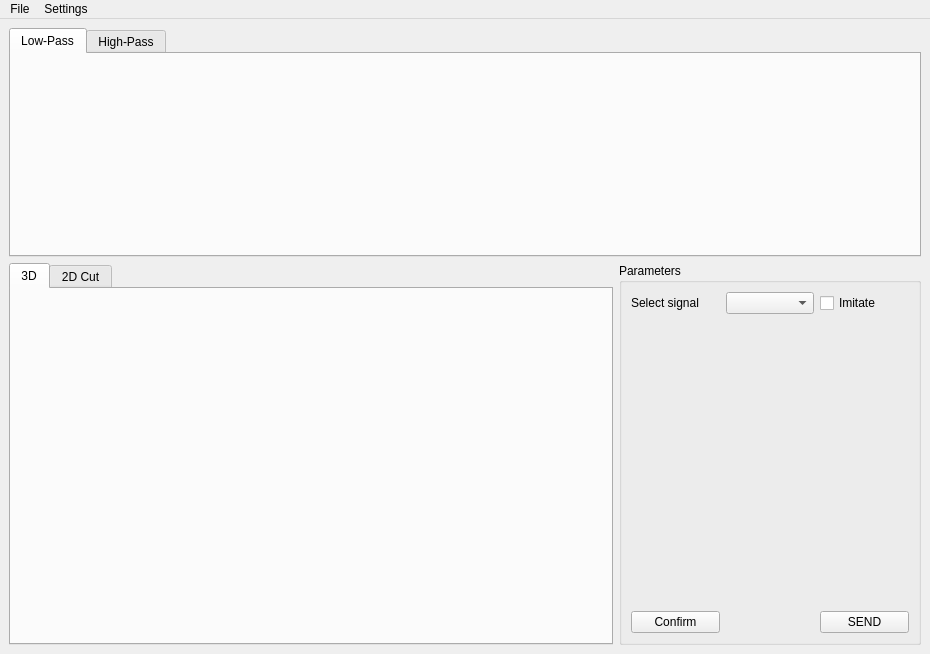
<?xml version="1.0" encoding="UTF-8"?>
<ui version="4.0">
 <class>MainWindow</class>
 <widget class="QMainWindow" name="MainWindow">
  <property name="geometry">
   <rect>
    <x>0</x>
    <y>0</y>
    <width>930</width>
    <height>654</height>
   </rect>
  </property>
  <property name="windowTitle">
   <string>MainWindow</string>
  </property>
  <widget class="QWidget" name="centralwidget">
   <property name="sizePolicy">
    <sizepolicy hsizetype="Preferred" vsizetype="Preferred">
     <horstretch>0</horstretch>
     <verstretch>0</verstretch>
    </sizepolicy>
   </property>
   <layout class="QVBoxLayout" name="verticalLayout" stretch="3,5">
    <item>
     <widget class="QTabWidget" name="tabWidget_2">
      <property name="sizePolicy">
       <sizepolicy hsizetype="Preferred" vsizetype="Preferred">
        <horstretch>0</horstretch>
        <verstretch>0</verstretch>
       </sizepolicy>
      </property>
      <property name="currentIndex">
       <number>0</number>
      </property>
      <widget class="QWidget" name="tab_3">
       <attribute name="title">
        <string>Low-Pass</string>
       </attribute>
       <layout class="QHBoxLayout" name="horizontalLayout_5">
        <item>
         <widget class="MplWidget" name="widget_lp_tx" native="true">
          <property name="sizePolicy">
           <sizepolicy hsizetype="Expanding" vsizetype="Expanding">
            <horstretch>0</horstretch>
            <verstretch>0</verstretch>
           </sizepolicy>
          </property>
         </widget>
        </item>
        <item>
         <widget class="MplWidget" name="widget_lp_rx" native="true">
          <property name="sizePolicy">
           <sizepolicy hsizetype="Expanding" vsizetype="Expanding">
            <horstretch>0</horstretch>
            <verstretch>0</verstretch>
           </sizepolicy>
          </property>
         </widget>
        </item>
       </layout>
      </widget>
      <widget class="QWidget" name="tab_4">
       <attribute name="title">
        <string>High-Pass</string>
       </attribute>
       <layout class="QHBoxLayout" name="horizontalLayout_6">
        <item>
         <widget class="MplWidget" name="widget_hp_tx" native="true"/>
        </item>
        <item>
         <widget class="MplWidget" name="widget_hp_rx" native="true"/>
        </item>
       </layout>
      </widget>
     </widget>
    </item>
    <item>
     <layout class="QHBoxLayout" name="horizontalLayout_2" stretch="4,2">
      <item>
       <widget class="QTabWidget" name="tabWidget">
        <property name="sizePolicy">
         <sizepolicy hsizetype="Expanding" vsizetype="Expanding">
          <horstretch>0</horstretch>
          <verstretch>0</verstretch>
         </sizepolicy>
        </property>
        <property name="tabShape">
         <enum>QTabWidget::Rounded</enum>
        </property>
        <property name="currentIndex">
         <number>0</number>
        </property>
        <widget class="QWidget" name="tab">
         <attribute name="title">
          <string>3D</string>
         </attribute>
         <layout class="QVBoxLayout" name="verticalLayout_3">
          <property name="spacing">
           <number>0</number>
          </property>
          <property name="sizeConstraint">
           <enum>QLayout::SetMaximumSize</enum>
          </property>
          <property name="leftMargin">
           <number>0</number>
          </property>
          <property name="topMargin">
           <number>0</number>
          </property>
          <property name="rightMargin">
           <number>0</number>
          </property>
          <property name="bottomMargin">
           <number>0</number>
          </property>
          <item>
           <layout class="QVBoxLayout" name="verticalLayout_2">
            <property name="spacing">
             <number>0</number>
            </property>
            <item>
             <widget class="MplWidget3D" name="widget_DV" native="true"/>
            </item>
           </layout>
          </item>
         </layout>
        </widget>
        <widget class="QWidget" name="tab_2">
         <attribute name="title">
          <string>2D Cut</string>
         </attribute>
         <layout class="QVBoxLayout" name="verticalLayout_5">
          <property name="spacing">
           <number>0</number>
          </property>
          <property name="sizeConstraint">
           <enum>QLayout::SetMaximumSize</enum>
          </property>
          <property name="leftMargin">
           <number>0</number>
          </property>
          <property name="topMargin">
           <number>0</number>
          </property>
          <property name="rightMargin">
           <number>0</number>
          </property>
          <property name="bottomMargin">
           <number>0</number>
          </property>
          <item>
           <layout class="QVBoxLayout" name="verticalLayout_4">
            <property name="spacing">
             <number>0</number>
            </property>
            <item>
             <widget class="MplWidget" name="widget" native="true"/>
            </item>
            <item>
             <layout class="QHBoxLayout" name="horizontalLayout_3">
              <property name="spacing">
               <number>15</number>
              </property>
              <property name="leftMargin">
               <number>10</number>
              </property>
              <property name="rightMargin">
               <number>10</number>
              </property>
              <item>
               <widget class="QLabel" name="label">
                <property name="sizePolicy">
                 <sizepolicy hsizetype="Fixed" vsizetype="Preferred">
                  <horstretch>0</horstretch>
                  <verstretch>0</verstretch>
                 </sizepolicy>
                </property>
                <property name="text">
                 <string>Cut R:</string>
                </property>
               </widget>
              </item>
              <item>
               <widget class="QSpinBox" name="spinBox">
                <property name="sizePolicy">
                 <sizepolicy hsizetype="Fixed" vsizetype="Fixed">
                  <horstretch>0</horstretch>
                  <verstretch>0</verstretch>
                 </sizepolicy>
                </property>
               </widget>
              </item>
              <item>
               <widget class="QScrollBar" name="horizontalScrollBar">
                <property name="orientation">
                 <enum>Qt::Horizontal</enum>
                </property>
               </widget>
              </item>
             </layout>
            </item>
            <item>
             <widget class="MplWidget" name="widget_2" native="true"/>
            </item>
            <item>
             <layout class="QHBoxLayout" name="horizontalLayout_4">
              <property name="spacing">
               <number>15</number>
              </property>
              <property name="leftMargin">
               <number>10</number>
              </property>
              <property name="rightMargin">
               <number>10</number>
              </property>
              <item>
               <widget class="QLabel" name="label_2">
                <property name="sizePolicy">
                 <sizepolicy hsizetype="Fixed" vsizetype="Preferred">
                  <horstretch>0</horstretch>
                  <verstretch>0</verstretch>
                 </sizepolicy>
                </property>
                <property name="text">
                 <string>Cut V:</string>
                </property>
               </widget>
              </item>
              <item>
               <widget class="QSpinBox" name="spinBox_2">
                <property name="sizePolicy">
                 <sizepolicy hsizetype="Fixed" vsizetype="Fixed">
                  <horstretch>0</horstretch>
                  <verstretch>0</verstretch>
                 </sizepolicy>
                </property>
                <property name="minimumSize">
                 <size>
                  <width>0</width>
                  <height>0</height>
                 </size>
                </property>
               </widget>
              </item>
              <item>
               <widget class="QScrollBar" name="horizontalScrollBar_2">
                <property name="orientation">
                 <enum>Qt::Horizontal</enum>
                </property>
               </widget>
              </item>
             </layout>
            </item>
           </layout>
          </item>
         </layout>
        </widget>
       </widget>
      </item>
      <item>
       <widget class="QGroupBox" name="groupBox">
        <property name="sizePolicy">
         <sizepolicy hsizetype="Expanding" vsizetype="Expanding">
          <horstretch>0</horstretch>
          <verstretch>0</verstretch>
         </sizepolicy>
        </property>
        <property name="title">
         <string>Parameters</string>
        </property>
        <layout class="QGridLayout" name="gridLayout_2" columnstretch="0,0,0">
         <item row="0" column="0">
          <widget class="QLabel" name="label_3">
           <property name="text">
            <string>Select signal</string>
           </property>
          </widget>
         </item>
         <item row="0" column="1">
          <widget class="QComboBox" name="comboBox"/>
         </item>
         <item row="1" column="0">
          <spacer name="verticalSpacer">
           <property name="orientation">
            <enum>Qt::Vertical</enum>
           </property>
           <property name="sizeHint" stdset="0">
            <size>
             <width>20</width>
             <height>40</height>
            </size>
           </property>
          </spacer>
         </item>
         <item row="0" column="2">
          <widget class="QCheckBox" name="checkBox">
           <property name="text">
            <string>Imitate</string>
           </property>
          </widget>
         </item>
         <item row="2" column="2">
          <widget class="QPushButton" name="pushButton">
           <property name="text">
            <string>SEND</string>
           </property>
          </widget>
         </item>
         <item row="2" column="0">
          <widget class="QPushButton" name="pushButton_2">
           <property name="text">
            <string>Confirm</string>
           </property>
          </widget>
         </item>
        </layout>
       </widget>
      </item>
     </layout>
    </item>
   </layout>
  </widget>
  <widget class="QMenuBar" name="menubar">
   <property name="geometry">
    <rect>
     <x>0</x>
     <y>0</y>
     <width>930</width>
     <height>30</height>
    </rect>
   </property>
   <widget class="QMenu" name="menuFile">
    <property name="title">
     <string>File</string>
    </property>
    <widget class="QMenu" name="menuSave_signal">
     <property name="title">
      <string>Save signal</string>
     </property>
     <addaction name="actionLow_Pass_RX"/>
     <addaction name="actionLow_Pass_TX"/>
     <addaction name="actionHigh_Pass_RX"/>
     <addaction name="actionHigh_Pass_TX"/>
    </widget>
    <addaction name="actionAdd_signal"/>
    <addaction name="menuSave_signal"/>
   </widget>
   <widget class="QMenu" name="menuSettings">
    <property name="title">
     <string>Settings</string>
    </property>
   </widget>
   <addaction name="menuFile"/>
   <addaction name="menuSettings"/>
  </widget>
  <action name="actionAdd_signal">
   <property name="text">
    <string>Add signal</string>
   </property>
  </action>
  <action name="actionLow_Pass_RX">
   <property name="text">
    <string>Low-Pass RX</string>
   </property>
  </action>
  <action name="actionLow_Pass_TX">
   <property name="text">
    <string>Low-Pass TX</string>
   </property>
  </action>
  <action name="actionHigh_Pass_RX">
   <property name="text">
    <string>High-Pass RX</string>
   </property>
  </action>
  <action name="actionHigh_Pass_TX">
   <property name="text">
    <string>High-Pass TX</string>
   </property>
  </action>
 </widget>
 <customwidgets>
  <customwidget>
   <class>MplWidget</class>
   <extends>QWidget</extends>
   <header>mplwidget.h</header>
   <container>1</container>
  </customwidget>
  <customwidget>
   <class>MplWidget3D</class>
   <extends>QWidget</extends>
   <header>mplwidget3d.h</header>
   <container>1</container>
  </customwidget>
 </customwidgets>
 <resources/>
 <connections/>
</ui>
